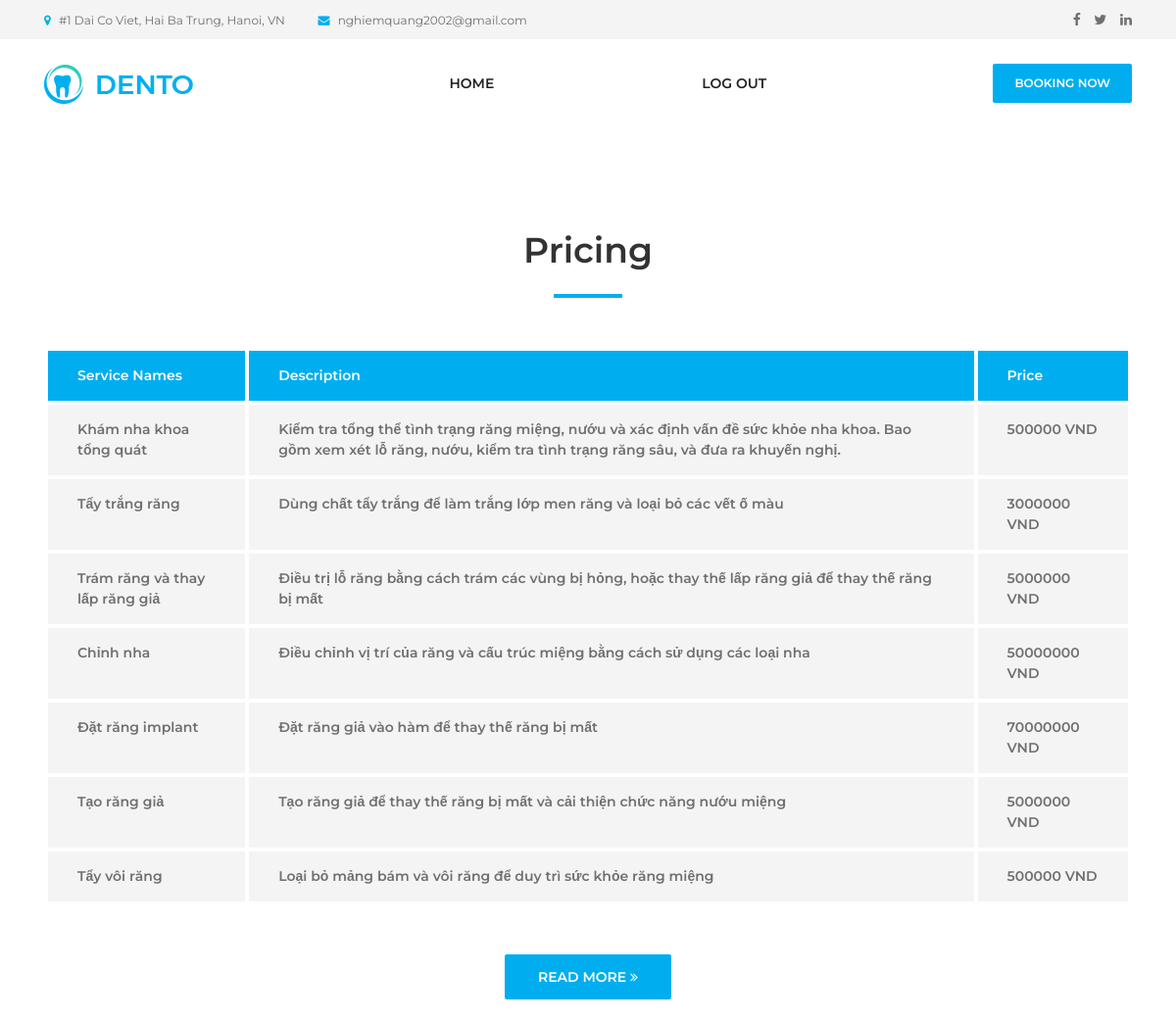
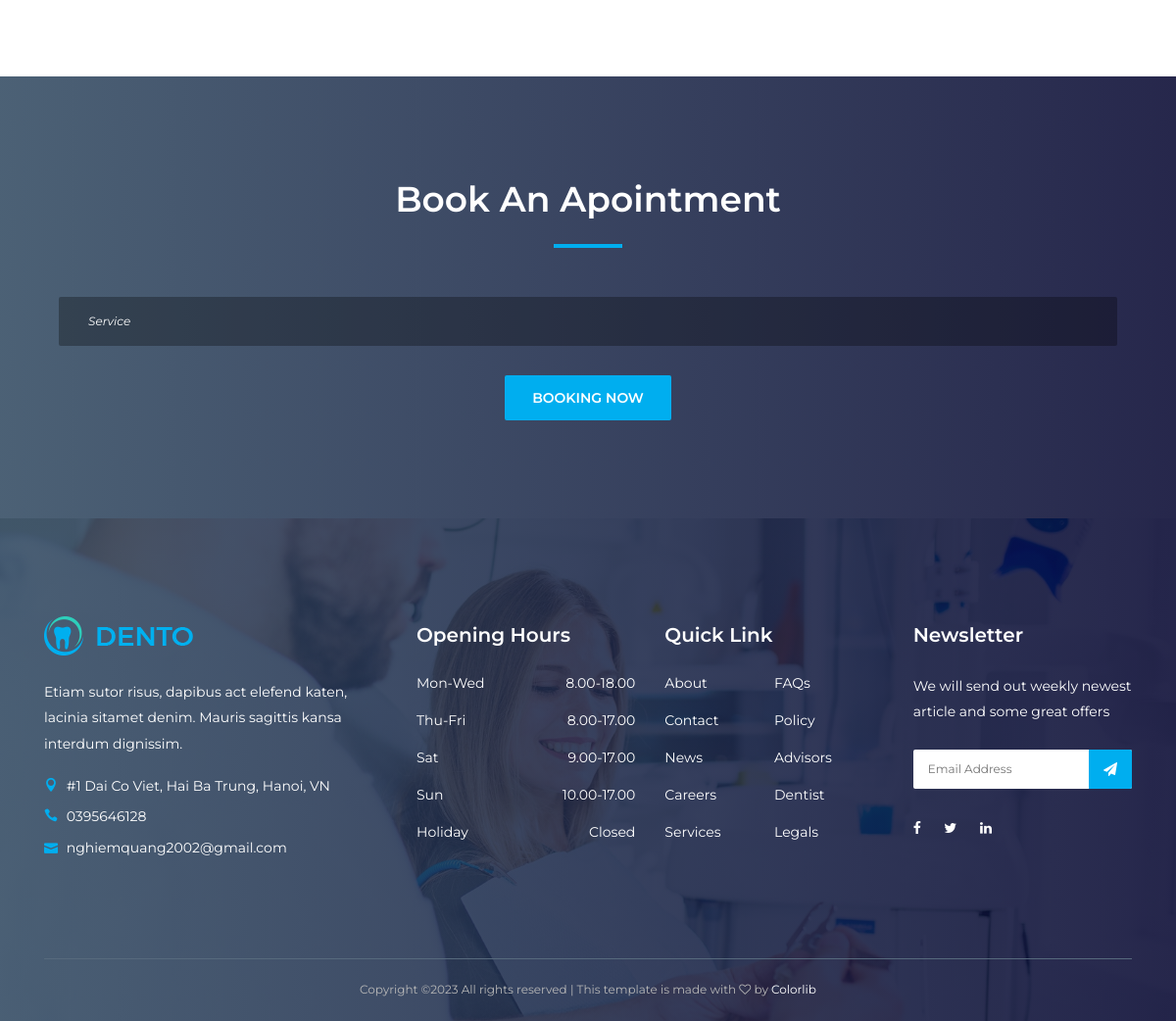
Page /book/ (signed in) on the committed database (2 pictures, top to bottom).
### management_dental_clinic/models.py (models this page shows, shortened)
class Service(models.Model):
    ID_Service = models.AutoField(primary_key=True, editable=False)
    serviceName = models.CharField(max_length=255)
    serviceDescription = models.CharField(max_length=255)
    cost = models.FloatField()

### management_dental_clinic/views.py (the view, shortened to what this page needs)
# urls.py: path('book/', views.bookPage, name='book'),
def bookPage(request):
    services = Service.objects.all()
    patient_ids = Patient.objects.values_list('ID_Patient', flat=True)
    session_values = request.session.values()
    user_not_login = "hidden"
    user_login = "hidden"
    for value in session_values:
        if value in patient_ids:
            patient = Patient.objects.get(ID_Patient=value)
            user_not_login = "hidden"
            user_login = "show"
    if (user_login == "show"):
        return render(request, 'management_dental_clinic/book.html',{'services': services,'user_login':user_login,'user_not_login':user_not_login})
    user_not_login = "show"
    user_login = "hidden"
    context = { 'services': services, 'user_not_login':user_not_login,'user_login':user_login}
    return redirect('login')

### management_dental_clinic/templates/management_dental_clinic/book.html (shortened to what this page needs)
{% extends 'management_dental_clinic/base.html' %}
{% load static %}
{% block book %}
<section class="dento-pricing-table-area section-padding-100">
    <div class="container">
      <div class="row">
        <div class="col-12">
          <div class="section-heading text-center">
            <h2>Pricing</h2>
            <div class="line"></div>
          </div>
        </div>
      </div>
      <div class="row">
        <div class="col-12">
          <div class="dento-price-table table-responsive">
            <table class="table table-borderless mb-0">
              <thead>
                <tr>
                  <th scope="col">Service Names</th>
                  <th scope="col">Description</th>
                  <th scope="col">Price</th>
                </tr>
              </thead>
              <tbody>
                {% for service in services %}
                  <tr>
                    <th scope="row">{{service.serviceName}}</th>
                    <td>{{service.serviceDescription}}</td>
                    <td>{{ service.cost|floatformat:"-3" }} VND</td>
                  </tr>
                {% endfor %}
              </tbody>
            </table>
          </div>
        </div>
        <div class="col-12">
          <div class="more-btn text-center mt-50">
            <a href="#" class="btn dento-btn">Read More <i class="fa fa-angle-double-right"></i></a>
          </div>
        </div>
      </div>
    </div>
  </section>
  <section class="book-an-oppointment-area section-padding-100 bg-img bg-gradient-overlay jarallax clearfix" style="background-image: url({% static 'website/img/bg-img/12.jpg' %});">
    <div class="container">
      <div class="row">
        <div class="col-12">
          <div class="section-heading text-center white">
            <h2>Book An Apointment</h2>
            <div class="line"></div>
          </div>
        </div>
      </div>
      <div class="row">
        <div class="col-12">
          <div class="appointment-form">
            <form  action ='' method="POST">
                <div class="col-12">
                  <div class="form-group mb-30">
                    <select name="ID_Service" class="form-control">
                      <option value="service">Service</option>
                    </select>
                  </div>
                </div>
                <div class="col-12 text-center">
                  <button type="submit" class="btn dento-btn">Booking Now</button>
                </div>
              </div>
          </div>
        </div>
      </div>
  </section>
{% endblock %}

### management_dental_clinic/templates/management_dental_clinic/base.html (shortened to what this page needs)
{% load static %}
<!DOCTYPE html>
<html lang="en">
<head>
  <link rel="stylesheet" href="{% static 'website/css/style.css' %}">
</head>
<body>
  <header class="header-area">
    <div class="top-header-area">
      <div class="container h-100">
        <div class="row h-100 align-items-center">
          <div class="col-6 col-md-9 col-lg-8">
            <div class="top-header-content">
              <a href="#" data-toggle="tooltip" data-placement="bottom" title=" #1 Dai Co Viet, Hai Ba Trung, Hanoi, VN "><i class="fa fa-map-marker"></i> <span>#1 Dai Co Viet, Hai Ba Trung, Hanoi, VN</span></a>
              <a href="#" data-toggle="tooltip" data-placement="bottom" title="nghiemquang2002@gmail.com"><i class="fa fa-envelope"></i> <span>nghiemquang2002@gmail.com</span></a>
            </div>
          </div>
          <div class="col-6 col-md-3 col-lg-4">
            <div class="top-header-social-info text-right">
              <a href="#" data-toggle="tooltip" data-placement="bottom" title="Facebook"><i class="fa fa-facebook"></i></a>
              <a href="#" data-toggle="tooltip" data-placement="bottom" title="Twitter"><i class="fa fa-twitter"></i></a>
              <a href="#" data-toggle="tooltip" data-placement="bottom" title="Linkedin"><i class="fa fa-linkedin"></i></a>
            </div>
          </div>
        </div>
      </div>
    </div>
    <div class="main-header-area">
      <div class="classy-nav-container breakpoint-off">
        <div class="container">
          <nav class="classy-navbar justify-content-between" id="dentoNav">
            <a class="nav-brand" href="{% url 'home' %}"><img src="{% static 'website/img/core-img/logo.png' %}" alt=""></a>
            <div class="classy-menu">
              <div class="classynav">
                <ul id="nav">
                  <li><a href="{% url 'home' %}">Home</a></li>
                  <li><a  style = "visibility: {{user_not_login}}" href="{% url 'login' %}">Log in</a></li>
                  <li><a  style = "visibility: {{user_not_login}}" href="{% url 'signup' %}">Sign up</a></li>
                  <li><a  style = "visibility: {{user_login}}" href="{% url 'logout' %}">Log out</a></li>
                </ul>
              </div>
            </div>
            <a href="{% url 'book' %}" class="btn dento-btn booking-btn">Booking Now</a>
          </nav>
        </div>
      </div>
    </div>
  </header>
{% block book %}
{% endblock %}
  <footer class="footer-area bg-img bg-gradient-overlay" style="background-image: url({% static 'website/img/bg-img/3.jpg' %});">
    <div class="container">
      <div class="row">
        <div class="col-12 col-sm-6 col-lg-4">
          <div class="single-footer-widget">
            <a href="./home.html" class="d-block mb-4"><img src="{% static 'website/img/core-img/logo.png' %}" alt=""></a>
            <p>Etiam sutor risus, dapibus act elefend katen, lacinia sitamet denim. Mauris sagittis kansa interdum dignissim.</p>
            <div class="footer-contact">
              <p><i class="icon_pin"></i> #1 Dai Co Viet, Hai Ba Trung, Hanoi, VN</p>
              <p><i class="icon_phone"></i> 0395646128</p>
              <p><i class="icon_mail"></i> nghiemquang2002@gmail.com</p>
            </div>
          </div>
        </div>
        <div class="col-12 col-sm-6 col-lg">
          <div class="single-footer-widget">
            <h5 class="widget-title">Opening Hours</h5>
            <ul class="opening-hours">
              <li><span>Mon-Wed</span> <span>8.00-18.00</span></li>
              <li><span>Thu-Fri</span> <span>8.00-17.00</span></li>
              <li><span>Sat</span> <span>9.00-17.00</span></li>
              <li><span>Sun</span> <span>10.00-17.00</span></li>
              <li><span>Holiday</span> <span>Closed</span></li>
            </ul>
          </div>
        </div>
        <div class="col-12 col-sm-6 col-lg">
          <div class="single-footer-widget">
            <h5 class="widget-title">Quick Link</h5>
            <nav>
              <ul class="quick-links">
                <li><a href="#">About</a></li>
                <li><a href="#">FAQs</a></li>
                <li><a href="#">Contact</a></li>
                <li><a href="#">Policy</a></li>
                <li><a href="#">News</a></li>
                <li><a href="#">Advisors</a></li>
                <li><a href="#">Careers</a></li>
                <li><a href="#">Dentist</a></li>
                <li><a href="#">Services</a></li>
                <li><a href="#">Legals</a></li>
              </ul>
            </nav>
          </div>
        </div>
        <div class="col-12 col-sm-6 col-lg">
          <div class="single-footer-widget">
            <h5 class="widget-title">Newsletter</h5>
            <p>We will send out weekly newest article and some great offers</p>
            <div class="footer-newsletter-form">
              <form action="#" method="post">
                <input type="email" name="nl-email" value="" placeholder="Email Address">
                <button type="submit"><i class="fa fa-paper-plane" aria-hidden="true"></i></button>
              </form>
            </div>
            <div class="footer-social-info">
              <a href="#" data-toggle="tooltip" data-placement="top" title="Facebook"><i class="fa fa-facebook"></i></a>
              <a href="#" data-toggle="tooltip" data-placement="top" title="Twitter"><i class="fa fa-twitter"></i></a>
              <a href="#" data-toggle="tooltip" data-placement="top" title="Linkedin"><i class="fa fa-linkedin"></i></a>
            </div>
          </div>
        </div>
      </div>
    </div>
    <div class="container">
      <div class="row">
        <div class="col-12">
          <div class="copywrite-content">
            <p>
Copyright &copy;<script>document.write(new Date().getFullYear());</script> All rights reserved | This template is made with <i class="fa fa-heart-o" aria-hidden="true"></i> by <a href="https://colorlib.com" target="_blank">Colorlib</a>
</p>
          </div>
        </div>
      </div>
    </div>
  </footer>
</body>
</html>

### management_dental_clinic/static/website/css/default-assets/classy-nav.css (style rules this page uses)
body { font-family: "Roboto", sans-serif; }
ul { margin: 0; }
ul li { list-style: none; }
img { height: auto; max-width: 100%; }
.bg-img { background-position: center center; background-size: cover; background-repeat: no-repeat; }
.classy-nav-container { position: relative; z-index: 100; background-color: #ffffff; }
.classy-nav-container * { box-sizing: border-box; }
.classy-nav-container a { -webkit-transition-duration: 500ms; transition-duration: 500ms; text-decoration: none; outline: none; font-size: 14px; font-weight: 400; color: #232323; display: inline-block; }
.justify-content-between { -webkit-box-pack: justify; -ms-flex-pack: justify; justify-content: space-between; }
.classy-navbar { width: 100%; height: 70px; padding: 0.5em 2em; display: -webkit-box; display: -ms-flexbox; display: flex; -webkit-box-align: center; -ms-flex-align: center; -ms-grid-row-align: center; align-items: center; }
.classy-navbar .nav-brand { font-size: 26px; font-weight: 500; color: #565656; display: inline-block; margin-right: 30px; }
.classynav ul li { display: inline-block; clear: both; position: inherit; z-index: 10; }
.classynav ul li a { padding: 0 12px; display: block; height: 35px; font-size: 14px; line-height: 34px; }
.breakpoint-off .classynav { display: -webkit-box; display: -ms-flexbox; display: flex; -webkit-box-align: center; -ms-flex-align: center; -ms-grid-row-align: center; align-items: center; }

### rows in the picture
Service: serviceName "Khám nha khoa tổng quát", serviceDescription "Kiểm tra tổng thể tình trạng răng miệng, nướu và xác định vấn đề sức khỏe nha khoa. Bao gồm xem xét lỗ răng, nướu, kiểm tra tình trạng răng sâu, và đưa ra khuyến nghị.", cost "500000"
Service: serviceName "Tẩy trắng răng", serviceDescription "Dùng chất tẩy trắng để làm trắng lớp men răng và loại bỏ các vết ố màu", cost "3000000"
Service: serviceName "Trám răng và thay lấp răng giả", serviceDescription "Điều trị lỗ răng bằng cách trám các vùng bị hỏng, hoặc thay thế lấp răng giả để thay thế răng bị mất", cost "5000000"
Service: serviceName "Chỉnh nha", serviceDescription "Điều chỉnh vị trí của răng và cấu trúc miệng bằng cách sử dụng các loại nha", cost "50000000"
Service: serviceName "Đặt răng implant", serviceDescription "Đặt răng giả vào hàm để thay thế răng bị mất", cost "70000000"
Service: serviceName "Tạo răng giả", serviceDescription "Tạo răng giả để thay thế răng bị mất và cải thiện chức năng nướu miệng", cost "5000000"
Service: serviceName "Tẩy vôi răng", serviceDescription "Loại bỏ mảng bám và vôi răng để duy trì sức khỏe răng miệng", cost "500000"
